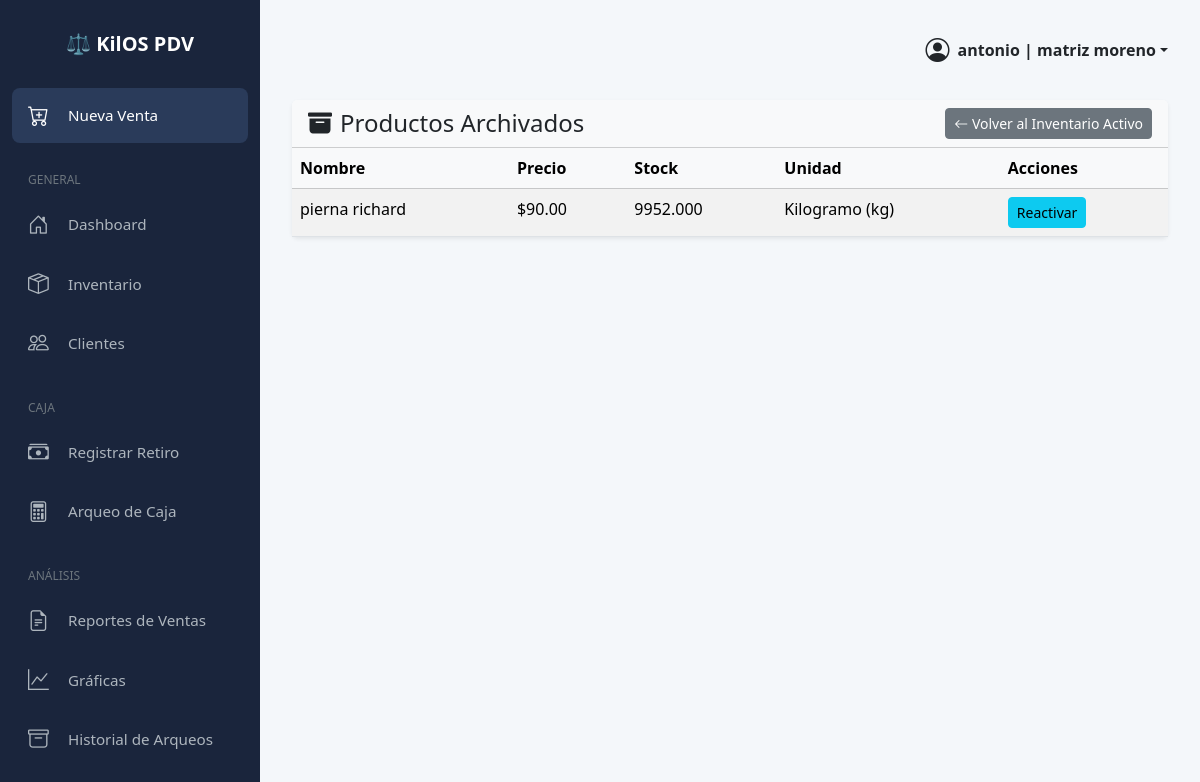
The page /inventario/archivados/ (signed in) on the database its author committed.
### inventario/models.py (models this page shows, shortened)
class UserProfile(models.Model):
    user = models.OneToOneField(User, on_delete=models.CASCADE, related_name='profile')
    empresa = models.ForeignKey(Empresa, on_delete=models.CASCADE)

class Empresa(models.Model):
    nombre = models.CharField(max_length=100, unique=True)
    giro = models.CharField(max_length=100, blank=True, null=True, help_text="Ej. Abarrotes, Ropa, Ferretería, etc.")

class Producto(models.Model):
    UNIDAD_CHOICES = [
        ('kg', 'Kilogramo (kg)'),
        ('unidad', 'Unidad (u)'),
    ]
    empresa = models.ForeignKey(Empresa, on_delete=models.CASCADE)
    nombre = models.CharField(max_length=100)
    precio = models.DecimalField(max_digits=10, decimal_places=2)
    costo = models.DecimalField(max_digits=10, decimal_places=2, default=0.00, help_text="Costo de adquisición del producto por unidad/kg.")
    stock = models.DecimalField(max_digits=10, decimal_places=3, null=True, blank=True)
    precio_mayoreo = models.DecimalField(max_digits=10, decimal_places=2, null=True, blank=True)
    mayoreo_desde_kg = models.DecimalField(max_digits=10, decimal_places=3, null=True, blank=True)
    unidad_medida = models.CharField(max_length=10, choices=UNIDAD_CHOICES, default='kg')
    requiere_stock = models.BooleanField(default=True)
    is_active = models.BooleanField(default=True)

### inventario/views.py (the view)
# urls.py: path('inventario/archivados/', views.lista_productos_archivados, name='lista-productos-archivados'),
@login_required
def lista_productos_archivados(request):
    empresa_del_usuario = request.user.profile.empresa
    productos_archivados = Producto.objects.filter(empresa=empresa_del_usuario, is_active=False).order_by('nombre')
    contexto = {
        'productos': productos_archivados,
    }
    return render(request, 'inventario/productos_archivados.html', contexto)

### inventario/templates/inventario/productos_archivados.html (shortened to what this page needs)
{% extends "inventario/base.html" %}
{% block content %}
<div class="card shadow-sm border-0">
    <div class="card-header bg-light d-flex justify-content-between align-items-center">
        <h4 class="mb-0"><i class="bi bi-archive-fill me-2"></i>Productos Archivados</h4>
        <a href="{% url 'gestion-inventario' %}" class="btn btn-secondary btn-sm">
            <i class="bi bi-arrow-left"></i> Volver al Inventario Activo
        </a>
    </div>
    <div class="card-body p-0">
        <div class="table-responsive">
            <table class="table table-striped table-hover mb-0">
               <thead class="table-light">
                  <tr>
                     <th>Nombre</th>
                     <th>Precio</th>
                     <th>Stock</th>
                     <th>Unidad</th>
                     <th>Acciones</th>
                  </tr>
               </thead>
               <tbody>
                {% for producto in productos %}
                <tr class="text-muted">
                     <td>{{ producto.nombre }}</td>
                     <td>${{ producto.precio|floatformat:2 }}</td>
                     <td>
                        {% if producto.stock is not None %}
                            {{ producto.stock }}
                        {% else %}
                            N/A
                        {% endif %}
                     </td>
                     <td>{{ producto.get_unidad_medida_display }}</td>
                     <td>
                         <form action="{% url 'reactivar-producto' producto.id %}" method="post" class="d-inline">
                             <button type="submit" class="btn btn-info btn-sm">Reactivar</button>
                         </form>
                    </td>
                </tr>
                {% empty %}
                <tr>
                    <td colspan="5" class="text-center p-4">No tienes productos archivados.</td>
                </tr>
                {% endfor %}
             </tbody>
           </table>
        </div>
    </div>
</div>
{% endblock %}

### inventario/templates/inventario/base.html (shortened to what this page needs)
<!DOCTYPE html>
<html lang="es">
<head>
    <link href="https://cdn.jsdelivr.net/npm/bootstrap@5.3.3/dist/css/bootstrap.min.css" rel="stylesheet">
    <link rel="stylesheet" href="https://cdn.jsdelivr.net/npm/bootstrap-icons@1.11.3/font/bootstrap-icons.min.css">
    <link rel="stylesheet" href="https://cdnjs.cloudflare.com/ajax/libs/font-awesome/6.0.0-beta3/css/all.min.css">
</head>
<body>
    {% if user.is_authenticated %}
    <div class="sidebar">
        <div class="logo-container mb-4">
            <span class="logo-collapsed">⚖️</span>
        </div>
        <ul class="nav flex-column">
            <li class="nav-item">
                <a class="nav-link active" href="{% url 'pos' 'domicilio' %}">
                    <i class="bi bi-cart-plus"></i><span class="link-text">Nueva Venta</span>
                </a>
            </li>
            <div class="sidebar-heading"><span class="link-text">General</span></div>
            <li class="nav-item">
                 <a class="nav-link" href="{% url 'pagina-inicio' %}">
                    <i class="bi bi-house-door"></i><span class="link-text">Dashboard</span>
                </a>
            </li>
            <li class="nav-item">
                <a class="nav-link" href="{% url 'gestion-inventario' %}">
                    <i class="bi bi-box-seam"></i><span class="link-text">Inventario</span>
                </a>
            </li>
            <li class="nav-item">
                <a class="nav-link" href="{% url 'gestion-clientes' %}">
                    <i class="bi bi-people"></i><span class="link-text">Clientes</span>
                </a>
            </li>
            <div class="sidebar-heading"><span class="link-text">Caja</span></div>
            <li class="nav-item">
                <a class="nav-link" href="{% url 'gestion-caja' %}">
                    <i class="bi bi-cash-stack"></i><span class="link-text">Registrar Retiro</span>
                </a>
            </li>
            <li class="nav-item">
                <a class="nav-link" href="{% url 'arqueo-caja' %}">
                    <i class="bi bi-calculator"></i><span class="link-text">Arqueo de Caja</span>
                </a>
            </li>
            <div class="sidebar-heading"><span class="link-text">Análisis</span></div>
            <li class="nav-item">
                <a class="nav-link" href="{% url 'reporte-ventas' %}">
                    <i class="bi bi-file-earmark-text"></i><span class="link-text">Reportes de Ventas</span>
                </a>
            </li>
            <li class="nav-item">
                <a class="nav-link" href="{% url 'dashboard' %}">
                    <i class="bi bi-graph-up"></i><span class="link-text">Gráficas</span>
                </a>
            </li>
            <li class="nav-item">
                <a class="nav-link" href="{% url 'reporte-arqueos' %}">
                    <i class="bi bi-archive"></i><span class="link-text">Historial de Arqueos</span>
                </a>
            </li>
        </ul>
    </div>
    {% endif %}
    <div class="main-content">
        {% if user.is_authenticated %}
        <div class="top-bar">
            <div class="dropdown">
                <a href="#" class="d-flex align-items-center text-dark text-decoration-none dropdown-toggle" id="dropdownUser1" data-bs-toggle="dropdown" aria-expanded="false">
                    <i class="bi bi-person-circle fs-4 me-2"></i>
                    <strong>{{ user.username }} | {{ user.profile.empresa.nombre }}</strong>
                </a>
            </div>
        </div>
        {% endif %}
        {% block content %}
        {% endblock %}
    </div>
</body>
</html>

### inventario/templates/inventario/base.html (style rules this page uses)
body { display: flex; min-height: 100vh; background-color: #f4f7fa; }
.sidebar { width: 80px; min-height: 100vh; background-color: #1a253c; padding: 1.5rem 0.75rem; color: white; position: fixed; top: 0; left: 0; display: flex; flex-direction: column; overflow-x: hidden; transition: width 0.3s ease; z-index: 1030; }
.sidebar .nav-link { color: #adb5bd; font-size: 0.95rem; padding: 0.75rem 1rem; border-radius: 0.5rem; margin-bottom: 0.25rem; display: flex; align-items: center; white-space: nowrap; }
.sidebar .nav-link:hover, .sidebar .nav-link.active { color: #fff; background-color: #2a3b5a; }
.sidebar .nav-link .bi { margin-right: 1rem; font-size: 1.3rem; min-width: 24px; }
.sidebar .logo-container { height: 2.5rem; display: flex; align-items: center; justify-content: center; position: relative; }
.sidebar .logo-collapsed, .sidebar .link-text.logo-expanded { position: absolute; }
.sidebar .logo-collapsed { font-size: 2rem; opacity: 1; transition: opacity 0.2s ease; }
.sidebar .sidebar-heading { font-size: 0.75rem; text-transform: uppercase; color: #6c757d; padding: 0 1rem; margin-top: 1.5rem; margin-bottom: 0.5rem; white-space: nowrap; }
.main-content { margin-left: 80px; flex-grow: 1; padding: 2rem; width: calc(100% - 80px); transition: margin-left 0.3s ease; }
.top-bar { display: flex; justify-content: flex-end; align-items: center; margin-bottom: 2rem; }

### rows shown on the page
Producto: nombre "pierna richard", precio "90.00", stock "9952.000", unidad_medida "Kilogramo (kg)"

### other values the page prints
{{ user.username }} "antonio"
{{ user.profile.empresa.nombre }} "matriz moreno"
